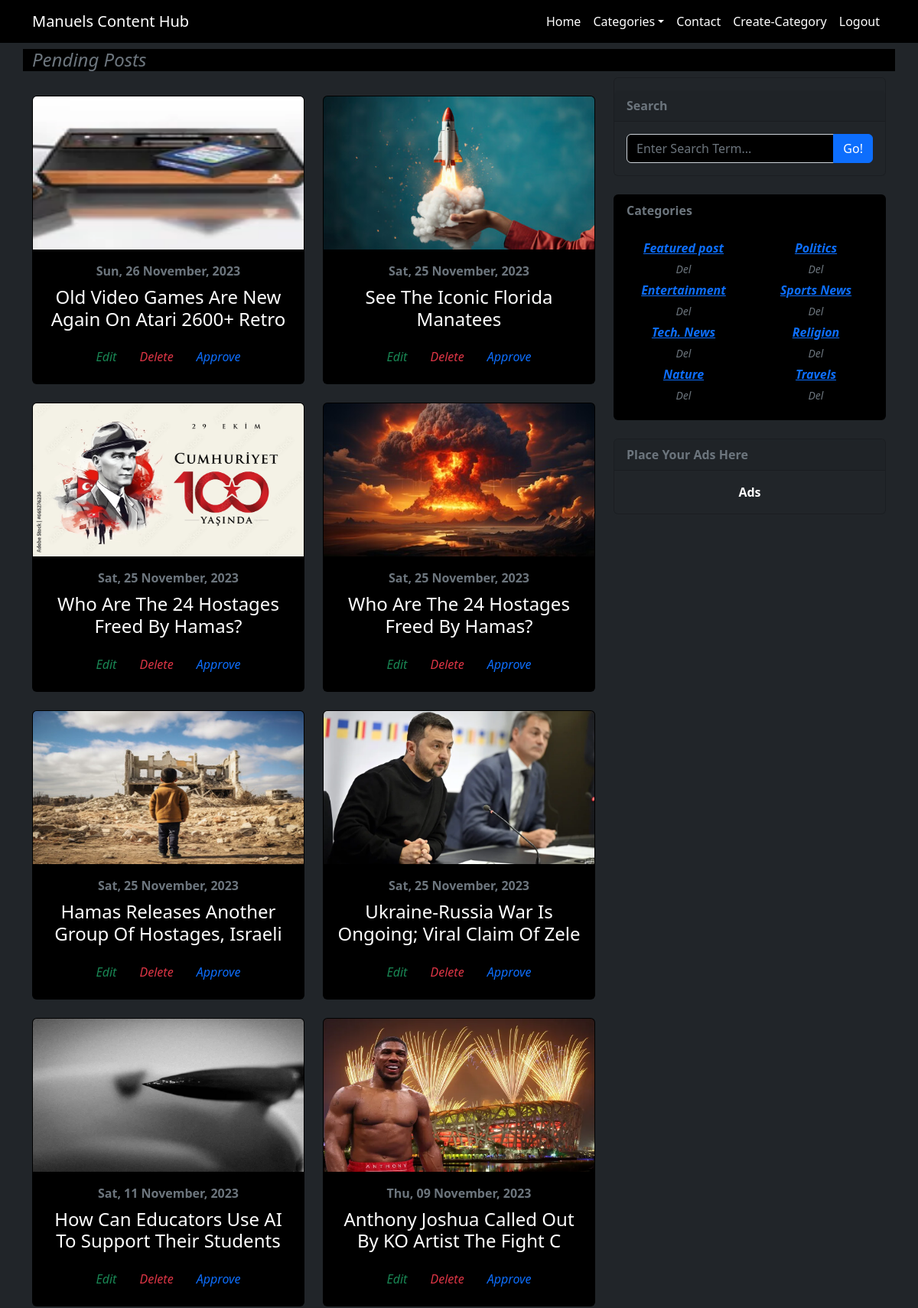
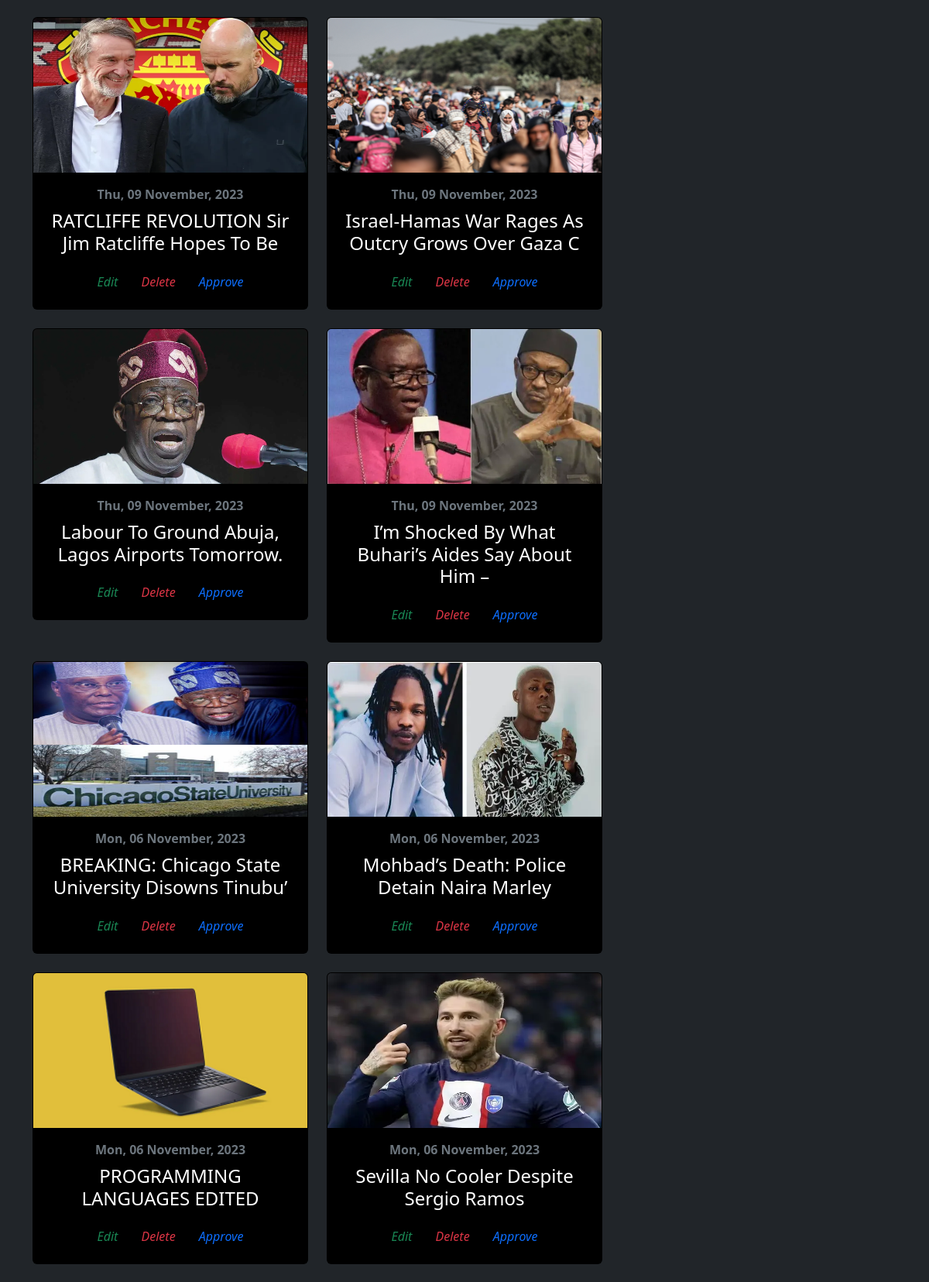
The app's page /crud/penpager/46/ (signed in, upper part) with its own data (2 pictures, top to bottom).
### blogapp/models.py (models this page shows, shortened)
class Post(models.Model):
    title = models.CharField(max_length=300)
    body = RichTextField(blank=True, null=True)
    upload_image = models.ImageField(upload_to='post')
    date_created = models.DateTimeField(auto_now_add=True)
    updated_on = models.DateField(auto_now=True)
    status = models.CharField(choices=post_status,default='pending',max_length=200)
    author = models.ForeignKey(User, on_delete=models.CASCADE)
    category = models.ForeignKey(Category, on_delete=models.CASCADE)
    class Meta:
        ordering = ['-date_created']

class Category(models.Model):
    name = models.CharField(max_length=150)
    slug = models.SlugField(unique=True, blank=True, max_length=300)

### usercrudapp/views.py (the view, shortened to what this page needs)
# urls.py: path("penpager/<int:pk>/", Pendingpage.as_view(), name='penpage'),
class Pendingpage(LoginRequiredMixin, View):
    login_url = 'login'
    def get(self, request, pk):
        pending_posts = get_object_or_404(Post, pk=pk)
        if request.user.is_staff:
            pending_posts = Post.objects.filter(status='pending')
        else:
            pending_posts = Post.objects.filter(author=request.user, status='pending')
        return render(request, 'crud/pendingpage.html', {'pending_posts': pending_posts})

### blogapp/context_category.py (called while the page is built)
def category_list(request):
    global_list = Category.objects.all()
    return{
        'global_lista' : global_list
    }

### templates/crud/pendingpage.html (shortened to what this page needs)
<!DOCTYPE html>
{% extends 'header.html' %}
{% load static %}
    {% block content %}
    <body class="body bg-dark text-white">
        {% if not pending_posts %}
        <div class="container bg-black">
            <div class="text-center my-5 text-danger">
                <p class="lead mb-0" style = "font-weight: bold;">Ooops! you don't any pending posts. Please create a post.</p>
            </div>
        </div>
        {% else %}
        <div class="container">
            <div class="row">
                <h3 class="mt-2 fst-italic text-muted text-centre fs-4 bg-black">Pending Posts</h3>
                <div class="col-lg-8 mt-4">
                    {% if request.user.is_authenticated %}
                    <div class="row">
                        {% for pen in pending_posts %}
                        <div class="col-lg-6">
                            <div class="card mb-4 bg-black">
                                <a href="#"><img class="card-img-top" src="{{pen.upload_image.url}}" width="300" height="200" alt="..." /></a>
                                <div class="card-body">
                                    <div class="bigger text-muted fw-bold mb-2">{{pen.date_created|date:"D, d F, Y"}}</div>
                                    <h2 class="card-title h4">{{pen.title|slice:":50"}}</h2>
                                    {% if user.is_authenticated %}
                                      <a href="{% url 'editor' pen.pk %}"><input type="button" class="btn text-success btn-md fst-italic" value="Edit"></a>
                                      {% if request.user.is_staff %}
                                      <a href="{% url 'deleta' pen.pk %}"><input type="button" class="btn text-danger btn-md fst-italic" value="Delete"></a>
                                      {% endif %}
                                      {% if request.user.is_staff %}
                                      <a href="{% url 'approver' pen.pk %}"><input type="button" class="btn text-primary btn-md fst-italic" value="Approve"></a>
                                      {% endif %}
                                    {% endif %}
                                </div>
                            </div>
                        </div>
                        {% endfor %}
                    </div>
                    {% endif %}
                </div>
                {% include "sidebar.html" %}
            </div>
        </div>
        {% endif %}
        {% include "footer.html" %}
    </body>
    {% endblock content %}

### templates/sidebar.html (shortened to what this page needs)
<!DOCTYPE html>
{% load static %}
<html lang="en">
    <body>
                <div class="col-lg-4">
                    <div class="card mb-4 bg-dark fw-bold">
                        <form action="https://www.google.com/search" method="get" target="_blank">
                            <div class="card-header text-muted mt-3 fw-bold">
                              Search
                            </div>
                            <div class="card-body">
                               <div class="input-group">
                                    <input class="form-control bg-black text-white" type="text" name="q" placeholder="Enter search term..."
                                    aria-label="Enter search term..."
                                    aria-describedby="button-search">
                                    <button class="btn btn-primary" id="button-search" type="submit">Go!</button>
                                </div>
                            </div>
                        </form>
                    </div>
                    <div class="card mb-4 bg-black fw-bold">
                        <div class="card-header text-muted">Categories</div>
                        <div class="card-body">
                            <div class="row">
                                {% for list in global_lista %}
                                <div class="col-sm-6">
                                    <ul class="list-unstyled mb-0 fst-italic" style="font-weight: bold;">
                                        <li><a href="{% url 'category' list.slug %}">{{ list.name }}</a></li>
                                    </ul>
                                    {% if request.user.is_staff %}
                                        <a href="{% url 'catdeleta' list.pk %}"><input type="button" class="btn text-secondary btn-sm fst-italic" value="Del"></a>
                                    {% endif %}
                                </div>
                                {% endfor %}
                            </div>
                        </div>
                    </div>
                    <div class="card mb-4 bg-dark fw-bold">
                        <div class="card-header text-muted">Place Your Ads Here</div>
                        <div class="card-body">Ads</div>
                    </div>
                </div>
    </body>
</html>

### templates/crud/pendingpage.html (style rules this page uses)
.card-title { text-align: center; text-transform: capitalize; }
.card-body { text-align: center; }
input { border-radius: 5px; text-transform: capitalize; }

### records on screen
Post: upload_image (picture), date_created "Sun, 26 November, 2023", title "Old Video Games Are New Again On Atari 2600+ Retro"
Post: upload_image (picture), date_created "Sat, 25 November, 2023", title "See The Iconic Florida Manatees"
Post: upload_image (picture), date_created "Sat, 25 November, 2023", title "Who Are The 24 Hostages Freed By Hamas?"
Post: upload_image (picture), date_created "Sat, 25 November, 2023", title "Who Are The 24 Hostages Freed By Hamas?"
Post: upload_image (picture), date_created "Sat, 25 November, 2023", title "Hamas Releases Another Group Of Hostages, Israeli"
Post: upload_image (picture), date_created "Sat, 25 November, 2023", title "Ukraine-Russia War Is Ongoing; Viral Claim Of Zele"
Post: upload_image (picture), date_created "Sat, 11 November, 2023", title "How Can Educators Use AI To Support Their Students"
Post: upload_image (picture), date_created "Thu, 09 November, 2023", title "Anthony Joshua Called Out By KO Artist The Fight C"
Post: upload_image (picture), date_created "Thu, 09 November, 2023", title "RATCLIFFE REVOLUTION Sir Jim Ratcliffe Hopes To Be"
Post: upload_image (picture), date_created "Thu, 09 November, 2023", title "Israel-Hamas War Rages As Outcry Grows Over Gaza C"
Post: upload_image (picture), date_created "Thu, 09 November, 2023", title "Labour To Ground Abuja, Lagos Airports Tomorrow."
Post: upload_image (picture), date_created "Thu, 09 November, 2023", title "I’m Shocked By What Buhari’s Aides Say About Him –"
Post: upload_image (picture), date_created "Mon, 06 November, 2023", title "BREAKING: Chicago State University Disowns Tinubu’"
Post: upload_image (picture), date_created "Mon, 06 November, 2023", title "Mohbad’s Death: Police Detain Naira Marley"
Post: upload_image (picture), date_created "Mon, 06 November, 2023", title "PROGRAMMING LANGUAGES EDITED"
Post: upload_image (picture), date_created "Mon, 06 November, 2023", title "Sevilla No Cooler Despite Sergio Ramos"
Category: name "Featured post"
Category: name "Politics"
Category: name "Entertainment"
Category: name "Sports News"
Category: name "Tech. News"
Category: name "Religion"
Category: name "Nature"
Category: name "Travels"
